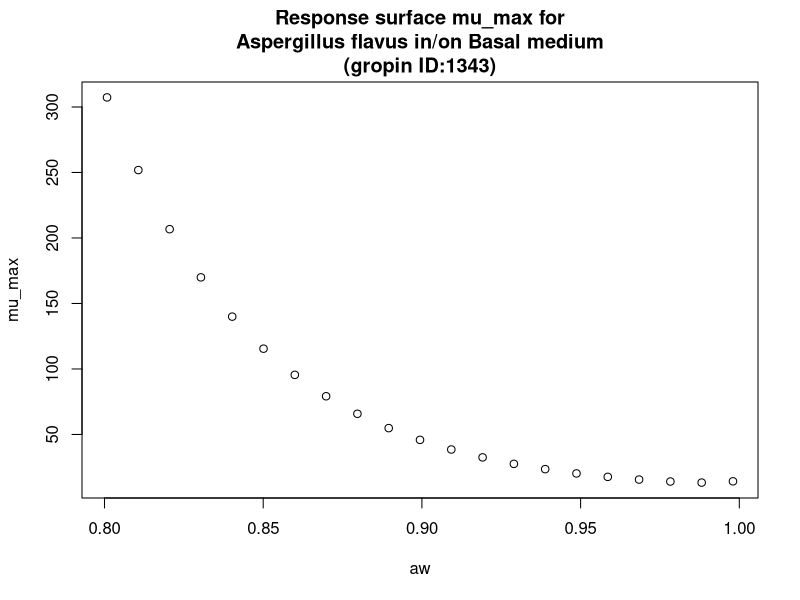

Recreate this plot in R.
#############################
# start of Parameter script
#############################
aw <- seq(0.8008,0.998001998001998,length.out=21)
#############################
# end of Parameter script
#############################
############################# 
# start of Model script Gropin ID 1343 
#############################
 
# constant coefficients for this model
 
variables <- data.frame(aw)
argumentsPar <- expand.grid(variables)
 
# heart of the model
response_surface <- function(aw) {
   mumax <-exp(2.832-5.107*sqrt(1-aw)+25.98*(sqrt(1-aw))^2)

return(mumax=mumax)
} 

# output parameters
mumax <- cbind(argumentsPar,response_surface(argumentsPar['aw']))
colnames(mumax) <- c(colnames(argumentsPar),'mumax')
#############################
# End of Model script
#############################
############################# 
# start of Visualisation script Gropin ID 1343 
#############################
plot(aw,mumax$mumax,
                          xlab='aw',
                          ylab='mu_max',main='Response surface mu_max for
Aspergillus flavus in/on Basal medium
(gropin ID:1343)')
#############################
# End of Visualisation script
#############################
